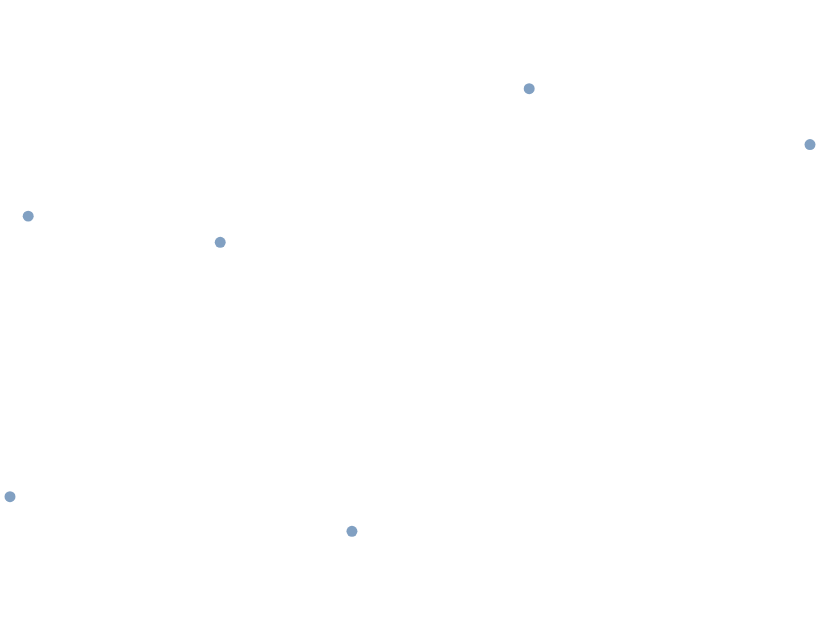

Vega-Lite specification stored for this chart:
### Vega-Lite specification from a JSON file in a GitHub repository (floating-point values rounded to 4 significant figures)
{"$schema": "https://vega.github.io/schema/vega-lite/v6.json", "padding": 5, "autosize": "none", "width": 400, "height": 300, "data": {"values": [{"lon": -74, "lat": 40.7, "n": 8}, {"lon": 2.35, "lat": 48.85, "n": 5}, {"lon": 139.7, "lat": 35.7, "n": 9}, {"lon": 151.2, "lat": -33.9, "n": 3}, {"lon": -43.2, "lat": -22.9, "n": 6}, {"lon": 28, "lat": -26.2, "n": 2}]}, "projection": {"type": "conicEquidistant"}, "mark": "circle", "encoding": {"longitude": {"field": "lon", "type": "quantitative"}, "latitude": {"field": "lat", "type": "quantitative"}}}
